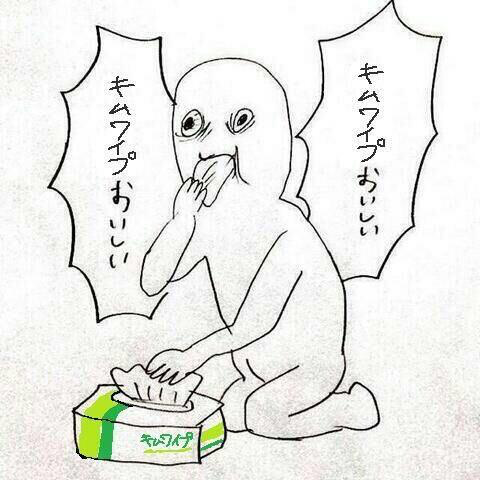
#> input picture img/kimwipe.png, 480 x 480 px
$ python section1_6_matplotlib.py
#> lines starting #> are read from the running program, lines starting #| are printed output that depends on the picture
import numpy as np
import matplotlib.pyplot as plt

# データの作成
x = np.arange(0, 6.4, 0.1)
y1 = np.sin(x)
y2 = np.cos(x)

# グラフの描画
plt.plot(x, y1, label="sin")
plt.plot(x, y2, label="cos", linestyle="--")
plt.xlabel("x")
plt.ylabel("y")
plt.title("sin & cos")
plt.legend()
plt.show()
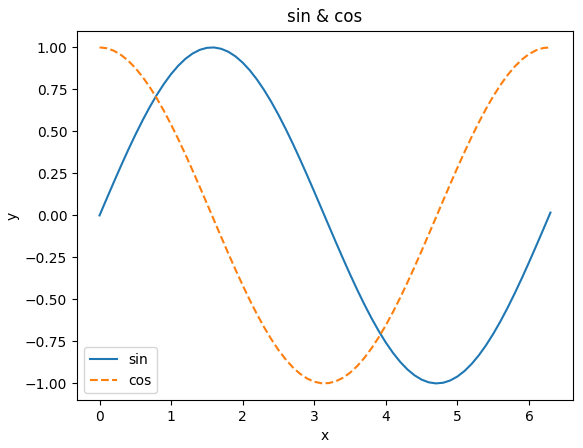
#> figure drawn by matplotlib, 1 panel; curve peaks at x = 1.6, y = 1; curve peaks at x = 0, y = 1

from matplotlib.image import imread

img = imread("../img/kimwipe.png")
#> img is the input picture: shape (480, 480, 3) float32; mean R, G, B 0.919, 0.922, 0.908
plt.imshow(img)
plt.show()
